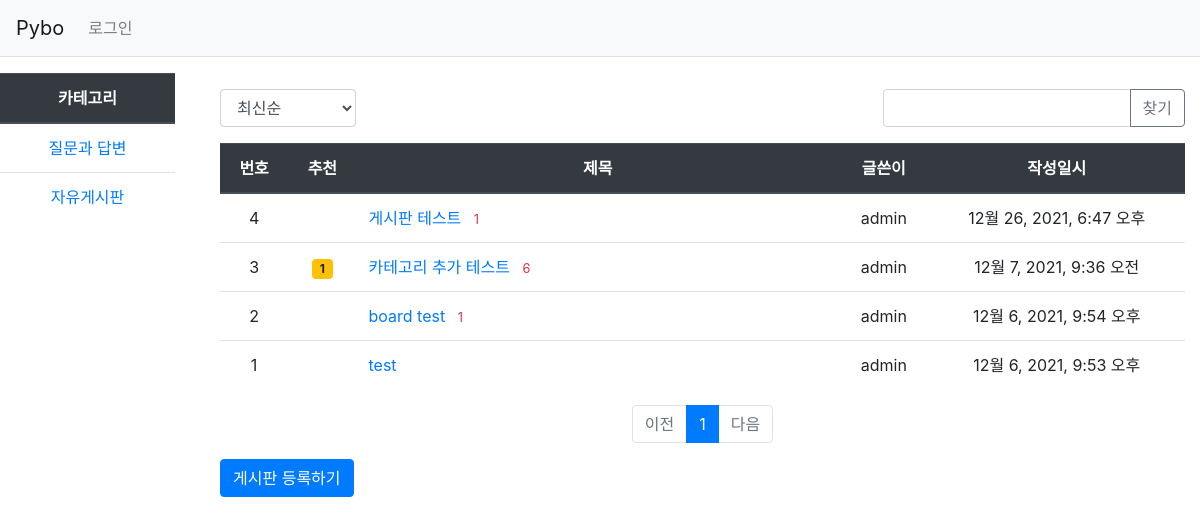
Page /pybo/question/list/board/ on the earlier database version.
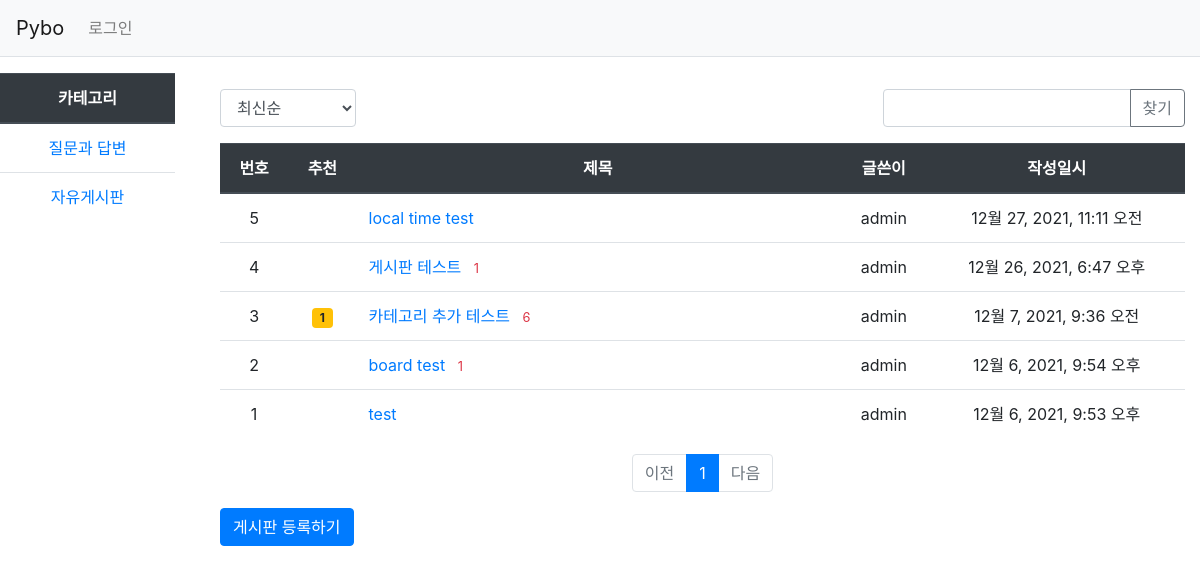
Same page on the later database version.
### pybo/models.py (models this page shows, shortened)
class Question(models.Model):
    author = models.ForeignKey(User, on_delete=CASCADE, related_name="author_question")
    subject = models.CharField(max_length=200)
    content = models.TextField()
    create_date = models.DateTimeField()
    modify_date = models.DateTimeField(null=True, blank=True)
    voter = models.ManyToManyField(User, related_name="voter_question") # 추천인 추가
    category = models.CharField(max_length=200, default="qna")

### pybo/views/base_views.py (the view, shortened to what this page needs)
# urls.py: path("question/list/board/", base_views.board, name="board"),
def board(request):
    page = request.GET.get("page", 1) # 페이지  If key 'page' does not exist, return 1 instead
    kw = request.GET.get("kw", "") # 검색어
    so = request.GET.get("so", "recent") # 정렬기준
    if so == "recommend":
        question_list = Question.objects.filter(category="board").annotate(num_voter=Count("voter")).order_by("-num_voter", "-create_date")
    elif so == "popular":
        question_list = Question.objects.filter(category="board").annotate(num_answer=Count("answer")).order_by("-num_answer", "-create_date")
    else: # recent part
        question_list = Question.objects.filter(category="board").order_by("-create_date")
    paginator = Paginator(question_list, 10) # 페이지당 10개씩 보여주기
    page_obj = paginator.get_page(page)
    context = {"question_list":page_obj, "page":page, "kw":kw, "so":so}
    return render(request, "pybo/board_question_list.html", context)

### pybo/templatetags/pybo_filter.py (called while the page is built)
@register.filter
def sub(value, arg):
    return value - arg

### templates/pybo/board_question_list.html (shortened to what this page needs)
{% extends "base.html" %}
{% load pybo_filter %}
{% block content %}
<div class="container my-3">
    <div class="row justify-content-between my-3">
        <div class="col-2">
            <select class="form-control so">
                <option value="recent" {% if so == "recent" %}selected{% endif %}>최신순</option>
            </select>
        </div>
        <div class="col-4 input-group">
            <input type="text" class="form-control kw" value="{{ kw|default_if_none:'' }}">
            <div class="input-group-append">
                <button class="btn btn-outline-secondary" type="button" id="btn_search">찾기</button>
            </div>
        </div>
    </div>
    <table class="table">
        <thead>
        <tr class="text-center thead-dark">
            <th>번호</th>
            <th>추천</th>
            <th style="width:50%">제목</th>
            <th>글쓴이</th>
            <th>작성일시</th>
        </tr>
        </thead>
        <tbody>
        {% if question_list %}
        {% for question in question_list %}
        <tr class="text-center">
            <td>
                {{ question_list.paginator.count|sub:question_list.start_index|sub:forloop.counter0|add:1}}
            </td>
            <td>
                {% if question.voter.all.count > 0 %}
                <span class="badge badge-warning px-2 py-1">{{ question.voter.all.count }}</span>
                {% endif %}
            </td>
            <td class="text-left">
                <a href="{% url 'pybo:detail' question.id %}">{{ question.subject }}</a>
                {% if question.answer_set.count > 0 %}
                <span class="text-danger small ml-2">{{question.answer_set.count}}</span>
                {% endif %}
            </td>
            <td>{{ question.author.username }}</td>
            <td>{{ question.create_date }}</td>
        </tr>
        {% endfor %}
        {% else %}
        <tr>
            <td colspan="3">질문이 없습니다.</td>
        </tr>
        {% endif %}
        </tbody>
    </table>
    <ul class="pagination justify-content-center">
        {% if question_list.has_previous %}
        <li class="page-item">
            <a class="page-link" data-page="{{ question_list.previous_page_number }}" href="#">이전</a>
        </li>
        {% else %}
        <li class="page-item disabled">
            <a class="page-link" tabindex="-1" aria-disabled="true" href="#">이전</a>
        </li>
        {% endif %}
        {% for page_number in question_list.paginator.page_range %}
        {% if page_number >= question_list.number|add:-5 and page_number <= question_list.number|add:5 %}
            {% if page_number == question_list.number %}
            <li class="page-item active" aria-current="page">
                <a class="page-link" data-page="{{ page_number }}" href="#">{{ page_number }}</a>
            </li>
            {% else %}
            <li class="page-item">
                <a class="page-link" data-page="{{ page_number }}" href="#">{{ page_number }}</a>
            </li>
            {% endif %}
        {% endif %}
        {% endfor %}
        {% if question_list.has_next %}
        <li class="page-item">
            <a class="page-link" data-page="{{ question_list.next_page_number }}" href="#">다음</a>
        </li>
        {% else %}
        <li class="page-item disabled">
            <a class="page-link" tabindex="-1" aria-disabled="true" href="#">다음</a>
        </li>
        {% endif %}
    </ul>
    <a href="{% url 'pybo:board_create' %}" class="btn btn-primary">게시판 등록하기</a>
</div>
{% endblock %}

Differences in the rows shown:
added Question: paginator.count|sub "5", subject "local time test", author.username "admin", create_date "12월 27, 2021, 11:11 오전"
